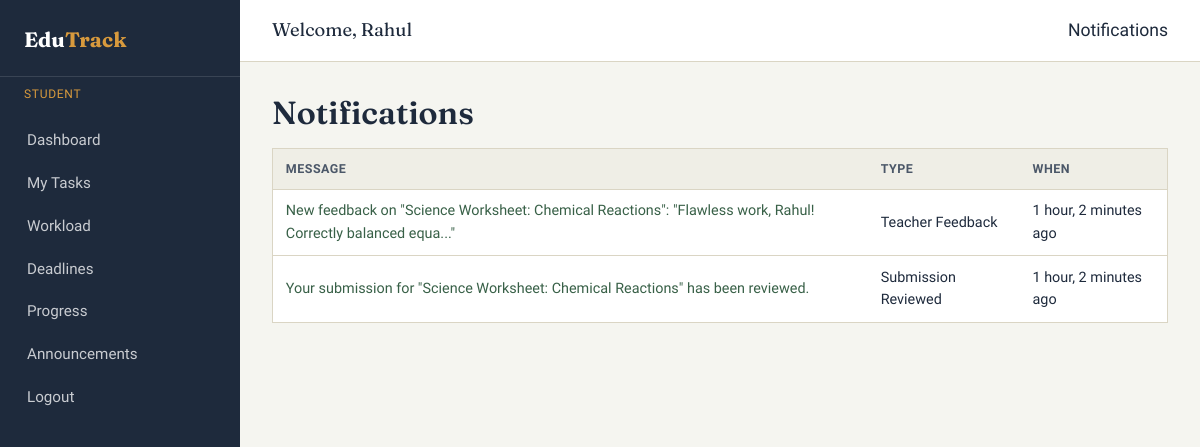
The page /notifications/ (signed in) on the database as committed earlier.
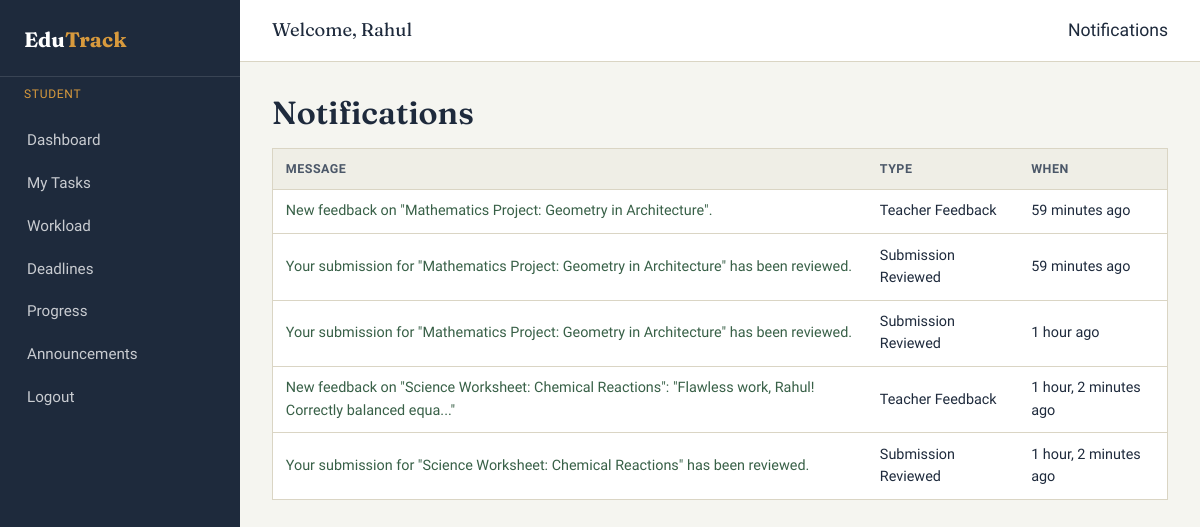
The same page on the database as committed later.
### notifications/models.py (models this page shows, shortened)
class Notification(models.Model):
    user = models.ForeignKey(User, on_delete=models.CASCADE, related_name='notifications')
    notification_type = models.CharField(max_length=30, choices=NOTIFICATION_TYPES)
    message = models.CharField(max_length=255)
    link = models.CharField(max_length=255, blank=True)
    is_read = models.BooleanField(default=False)
    created_at = models.DateTimeField(auto_now_add=True)
    class Meta:
        ordering = ['-created_at']

### notifications/views.py (the view)
# urls.py: path('', views.notification_list, name='notification_list'),
def notification_list(request):
    notifications = Notification.objects.filter(user=request.user)
    notifications.filter(is_read=False).update(is_read=True)
    return render(request, 'notifications/notification_list.html', {'notifications': notifications})

### notifications/context_processors.py (called while the page is built)
def notifications_processor(request):
    if request.user.is_authenticated:
        from notifications.models import Notification
        qs = Notification.objects.filter(user=request.user)
        return {
            'nav_unread_count': qs.filter(is_read=False).count(),
            'nav_recent_notifications': qs[:6],
        }
    return {'nav_unread_count': 0, 'nav_recent_notifications': []}

### notifications/templates/notifications/notification_list.html (shortened to what this page needs)
{% extends "base.html" %}
{% block content %}
<h1>Notifications</h1>
<div class="table-wrap">
<table>
  <thead><tr><th>Message</th><th>Type</th><th>When</th></tr></thead>
  <tbody>
  {% for n in notifications %}
    <tr>
      <td>{% if n.link %}<a href="{{ n.link }}">{{ n.message }}</a>{% else %}{{ n.message }}{% endif %}</td>
      <td>{{ n.get_notification_type_display }}</td>
      <td>{{ n.created_at|timesince }} ago</td>
    </tr>
  {% empty %}
    <tr><td colspan="3"><div class="empty-state">No notifications yet.</div></td></tr>
  {% endfor %}
  </tbody>
</table>
</div>
{% endblock %}

Rows that differ between the two databases and show on the page:
added Notification: message "New feedback on \"Mathematics Project: Geometry in Architecture\".", notification_type "Teacher Feedback", created_at "59 minutes"
added Notification: message "Your submission for \"Mathematics Project: Geometry in Architecture\" has been reviewed.", notification_type "Submission Reviewed", created_at "59 minutes"
added Notification: message "Your submission for \"Mathematics Project: Geometry in Architecture\" has been reviewed.", notification_type "Submission Reviewed", created_at "1 hour"
